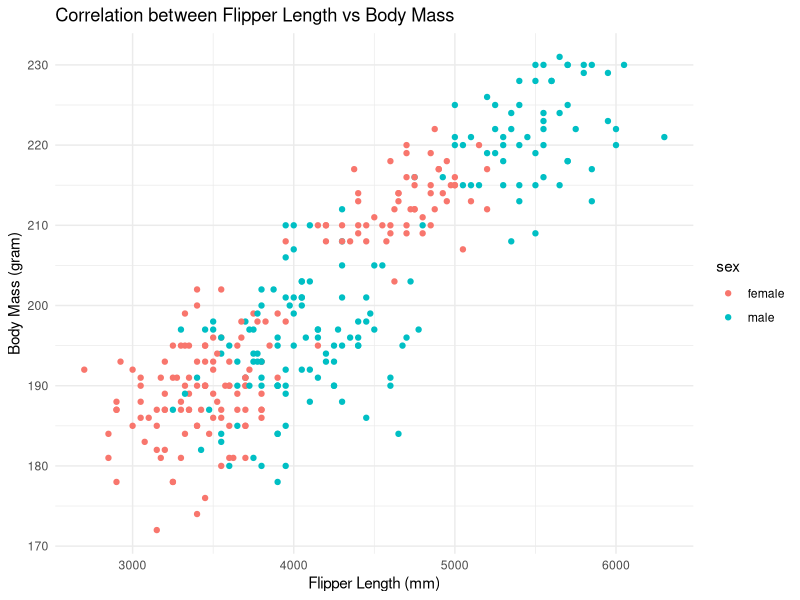

Generate this figure with R:
## ---- chunk 1
#| warning: false
#| message: false

library(palmerpenguins)
library(tidyverse)
library(ggplot2)
## ---- chunk 2
glimpse(penguins)
## ---- chunk 3
penguins %>%
  na.omit() %>%
  ggplot(aes(x = body_mass_g,
                     y = flipper_length_mm,
                     colour = sex)) +
         geom_point() +
  ggtitle("Correlation between Flipper Length vs Body Mass") +
  xlab("Flipper Length (mm)") +
  ylab("Body Mass (gram)") +
  theme_minimal()
